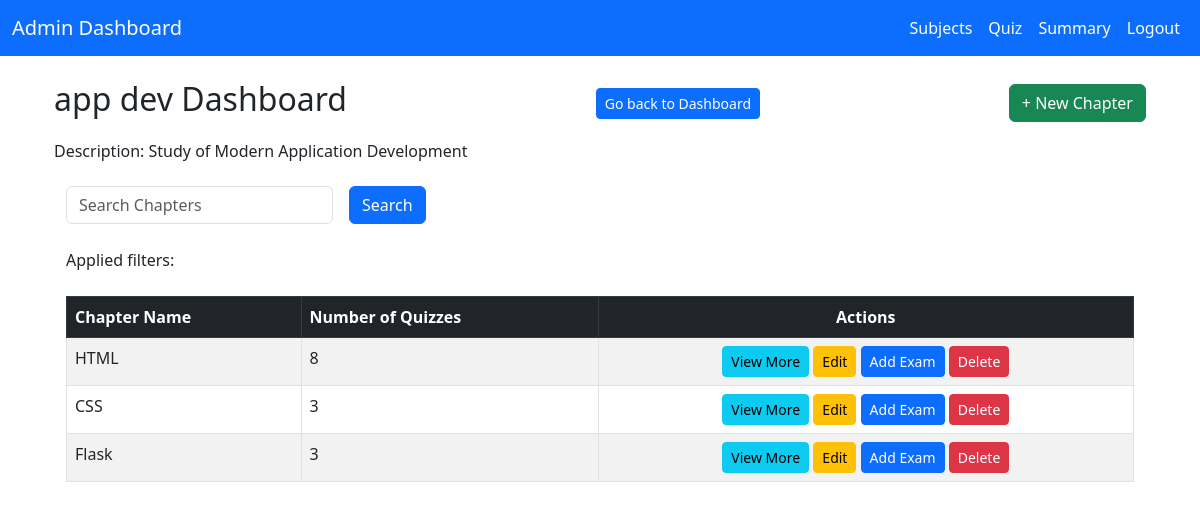
Screenshot of /admin/1 with the database file from the repository.
### app/models.py (models this page shows)
class Subject(db.Model):
    SubjectID = db.Column(db.Integer, primary_key=True, autoincrement=True)
    SubjectName = db.Column(db.String(100), nullable=False)
    Description = db.Column(db.String(255), nullable=True, default="Null")
    chapters = db.relationship('Chapter', backref='subject', lazy=True, cascade="all, delete-orphan")

class Chapter(db.Model):
    ChapterID = db.Column(db.Integer, primary_key=True, autoincrement=True)
    SubjectID = db.Column(db.Integer, db.ForeignKey('subject.SubjectID', ondelete="CASCADE"), nullable=False)
    ChapterName = db.Column(db.String(100), nullable=False)
    Description = db.Column(db.String(255), nullable=True, default="Null")

### app/admin/routes.py (the view)
@admin_bp.route('/<subject_id>',methods = ['GET','POST'])
def subject_view(subject_id):
    search_query = request.form.get('search_query', '').strip()
    filters = [str(search_query)]
    subject = Subject.query.get(subject_id)
    SubjectName = subject.SubjectName
    Description = subject.Description
    query = Chapter.query.filter_by(SubjectID=subject_id)
    if search_query:
        query = query.filter(Chapter.ChapterName.ilike(f"%{search_query}%"))
        chapters = query.all()
    else:
        chapters = Chapter.query.filter_by(SubjectID = subject_id)
    return render_template('admin/chapters.html', chapters = chapters,
                           subject_id = subject_id,
                           SubjectName = SubjectName,
                           Description = Description,
                           filters = filters)

### app/templates/admin/chapters.html (shortened to what this page needs)
{% extends "base.html" %}
{% block navbar %}
  {% include "admin/navbar.html" %}
{% endblock %}
{% block content %}
<div class="container mt-4">
  <div class="d-flex justify-content-between align-items-center mb-3">
    <h2>{{SubjectName}} Dashboard</h2>
    <a href="{{url_for('admin.dashboard')}}" class="btn btn-primary btn-sm">Go back to Dashboard</a>
    <button class="btn btn-success" data-bs-toggle="modal" data-bs-target="#addChapterModal">
      + New Chapter
    </button>
  </div>
  <h6>Description: {{Description}}</h6>
  <div class="container mt-4">
    <form method="POST" class="d-flex flex-wrap gap-3 align-items-center">
      <input type="text" name="search_query" class="form-control w-25" placeholder="Search Chapters">
      <button type="submit" class="btn btn-primary">Search</button>
    </form>
  </div>
  <div class="container mt-4">
    Applied filters:
  </div>
  <div class="container mt-4">
    <table class="table table-striped table-bordered">
      <thead class="table-dark">
        <tr>
          <th>Chapter Name</th>
          <th>Number of Quizzes</th>
          <th class="text-center">Actions</th>
        </tr>
      </thead>
      <tbody>
        {% for chapter in chapters %}
        <tr>
          <td>{{ chapter.ChapterName }}</td>
          <td>{{ chapter.exams|length }}</td>
          <td class="text-center">
            <a href="{{ url_for('admin.chapter_view', chapter_id=chapter.ChapterID,subject_id = subject_id) }}" class="btn btn-info btn-sm">View More</a>
            <a href="{{ url_for('admin.chapter_edit', chapter_id=chapter.ChapterID,subject_id = subject_id) }}" class="btn btn-warning btn-sm">Edit</a>
            <a href="{{ url_for('admin.exam_add', chapter_id=chapter.ChapterID,subject_id = subject_id) }}" class="btn btn-primary btn-sm">Add Exam</a>
            <form action="{{ url_for('admin.chapter_delete', chapter_id=chapter.ChapterID, subject_id=subject_id) }}" method="POST" style="display:inline;">
              <button type="submit" class="btn btn-danger btn-sm"
                      onclick="return confirm('Are you sure you want to delete this chapter?');">
                Delete
              </button>
            </form>
          </td>
        </tr>
        {% endfor %}
      </tbody>
    </table>
  </div>
</div>
{% endblock %}

### rows the page displays
Subject: SubjectName "app dev", Description "Study of Modern Application Development"
Chapter: ChapterName "HTML", exams|length "8"
Chapter: ChapterName "CSS", exams|length "3"
Chapter: ChapterName "Flask", exams|length "3"
